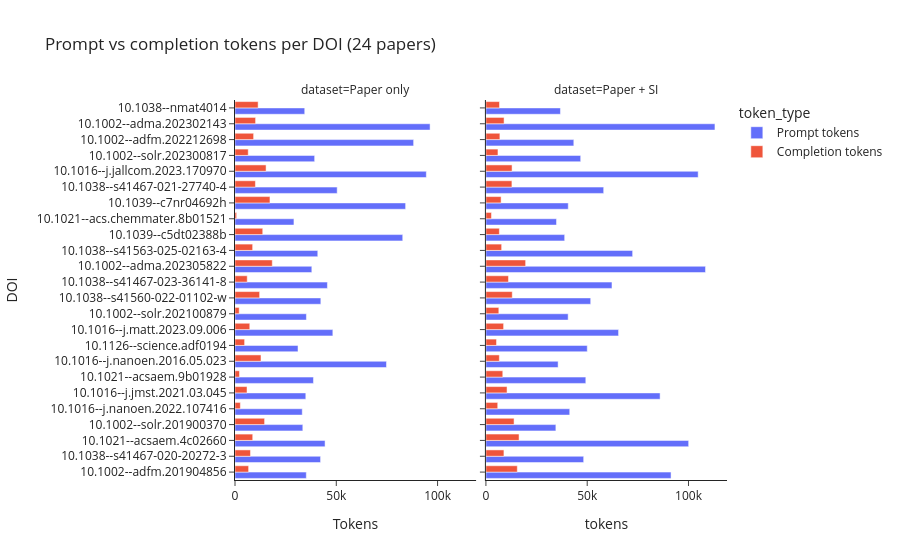

Notebook code cell kept with this figure:
### Code cell
import pandas as pd
import plotly.express as px

# Convert records to DataFrames
paper_tokens = pd.DataFrame(paper_records)
paper_tokens['dataset'] = 'Paper only'

si_tokens = pd.DataFrame(paper_si_records)
si_tokens['dataset'] = 'Paper + SI'

# Keep only DOIs present in both datasets
common_dois = set(paper_tokens['doi']).intersection(set(si_tokens['doi']))

paper_tokens = paper_tokens[paper_tokens['doi'].isin(common_dois)]

si_tokens = si_tokens[si_tokens['doi'].isin(common_dois)]

print(f'Total papers compared: {len(common_dois)}')

# Combine
tokens_df = pd.concat([paper_tokens, si_tokens], ignore_index=True)

# Reshape for plotting
plot_df = tokens_df.melt(
    id_vars=['doi', 'dataset'],
    value_vars=['prompt_tokens', 'completion_tokens'],
    var_name='token_type',
    value_name='tokens',
)

plot_df['token_type'] = plot_df['token_type'].replace(
    {
        'prompt_tokens': 'Prompt tokens',
        'completion_tokens': 'Completion tokens',
    }
)

# Plot
fig = px.bar(
    plot_df,
    x='tokens',
    y='doi',
    color='token_type',
    facet_col='dataset',
    orientation='h',
    barmode='group',
    title=f'Prompt vs completion tokens per DOI ({len(common_dois)} papers)',
)

fig.update_layout(
    height=max(600, len(common_dois) * 35),
    template='simple_white',
    xaxis_title='Tokens',
    yaxis_title='DOI',
)

fig.show()

### Figure 1 — Plotly figure (JSON) as saved in the notebook; plotly's stock layout.template omitted (floating-point values rounded to 4 significant figures)
{"data": [{"alignmentgroup": "True", "hovertemplate": "token_type=Prompt tokens<br>dataset=Paper only<br>tokens=%{x}<br>doi=%{y}<extra></extra>", "legendgroup": "Prompt tokens", "marker": {"color": "#636efa", "pattern": {"shape": ""}}, "name": "Prompt tokens", "offsetgroup": "Prompt tokens", "orientation": "h", "showlegend": true, "textposition": "auto", "type": "bar", "x": [35204, 42240, 44463, 33475, 33197, 34949, 38725, 74779, 31104, 48300, 35253, 42371, 45620, 37921, 40863, 82799, 29094, 84228, 50441, 94450, 39321, 88178, 96301, 34422], "xaxis": "x", "y": ["10.1002--adfm.201904856", "10.1038--s41467-020-20272-3", "10.1021--acsaem.4c02660", "10.1002--solr.201900370", "10.1016--j.nanoen.2022.107416", "10.1016--j.jmst.2021.03.045", "10.1021--acsaem.9b01928", "10.1016--j.nanoen.2016.05.023", "10.1126--science.adf0194", "10.1016--j.matt.2023.09.006", "10.1002--solr.202100879", "10.1038--s41560-022-01102-w", "10.1038--s41467-023-36141-8", "10.1002--adma.202305822", "10.1038--s41563-025-02163-4", "10.1039--c5dt02388b", "10.1021--acs.chemmater.8b01521", "10.1039--c7nr04692h", "10.1038--s41467-021-27740-4", "10.1016--j.jallcom.2023.170970", "10.1002--solr.202300817", "10.1002--adfm.202212698", "10.1002--adma.202302143", "10.1038--nmat4014"], "yaxis": "y"}, {"alignmentgroup": "True", "hovertemplate": "token_type=Prompt tokens<br>dataset=Paper + SI<br>tokens=%{x}<br>doi=%{y}<extra></extra>", "legendgroup": "Prompt tokens", "marker": {"color": "#636efa", "pattern": {"shape": ""}}, "name": "Prompt tokens", "offsetgroup": "Prompt tokens", "orientation": "h", "showlegend": false, "textposition": "auto", "type": "bar", "x": [43388, 36786, 85985, 40595, 49306, 104777, 113060, 38875, 35638, 34852, 91390, 46784, 62229, 100082, 72426, 51726, 41372, 40649, 48253, 108408, 34533, 50028, 65477, 58135], "xaxis": "x2", "y": ["10.1002--adfm.202212698", "10.1038--nmat4014", "10.1016--j.jmst.2021.03.045", "10.1002--solr.202100879", "10.1021--acsaem.9b01928", "10.1016--j.jallcom.2023.170970", "10.1002--adma.202302143", "10.1039--c5dt02388b", "10.1016--j.nanoen.2016.05.023", "10.1021--acs.chemmater.8b01521", "10.1002--adfm.201904856", "10.1002--solr.202300817", "10.1038--s41467-023-36141-8", "10.1021--acsaem.4c02660", "10.1038--s41563-025-02163-4", "10.1038--s41560-022-01102-w", "10.1016--j.nanoen.2022.107416", "10.1039--c7nr04692h", "10.1038--s41467-020-20272-3", "10.1002--adma.202305822", "10.1002--solr.201900370", "10.1126--science.adf0194", "10.1016--j.matt.2023.09.006", "10.1038--s41467-021-27740-4"], "yaxis": "y2"}, {"alignmentgroup": "True", "hovertemplate": "token_type=Completion tokens<br>dataset=Paper only<br>tokens=%{x}<br>doi=%{y}<extra></extra>", "legendgroup": "Completion tokens", "marker": {"color": "#EF553B", "pattern": {"shape": ""}}, "name": "Completion tokens", "offsetgroup": "Completion tokens", "orientation": "h", "showlegend": true, "textposition": "auto", "type": "bar", "x": [6718, 7643, 8747, 14607, 2641, 5932, 2216, 12823, 4739, 7292, 2066, 12153, 6032, 18404, 8711, 13693, 805, 17258, 10077, 15338, 6530, 9186, 10163, 11411], "xaxis": "x", "y": ["10.1002--adfm.201904856", "10.1038--s41467-020-20272-3", "10.1021--acsaem.4c02660", "10.1002--solr.201900370", "10.1016--j.nanoen.2022.107416", "10.1016--j.jmst.2021.03.045", "10.1021--acsaem.9b01928", "10.1016--j.nanoen.2016.05.023", "10.1126--science.adf0194", "10.1016--j.matt.2023.09.006", "10.1002--solr.202100879", "10.1038--s41560-022-01102-w", "10.1038--s41467-023-36141-8", "10.1002--adma.202305822", "10.1038--s41563-025-02163-4", "10.1039--c5dt02388b", "10.1021--acs.chemmater.8b01521", "10.1039--c7nr04692h", "10.1038--s41467-021-27740-4", "10.1016--j.jallcom.2023.170970", "10.1002--solr.202300817", "10.1002--adfm.202212698", "10.1002--adma.202302143", "10.1038--nmat4014"], "yaxis": "y"}, {"alignmentgroup": "True", "hovertemplate": "token_type=Completion tokens<br>dataset=Paper + SI<br>tokens=%{x}<br>doi=%{y}<extra></extra>", "legendgroup": "Completion tokens", "marker": {"color": "#EF553B", "pattern": {"shape": ""}}, "name": "Completion tokens", "offsetgroup": "Completion tokens", "orientation": "h", "showlegend": false, "textposition": "auto", "type": "bar", "x": [6897, 6704, 10427, 6367, 8324, 12903, 8960, 6631, 6626, 2736, 15490, 5943, 11138, 16362, 7758, 12997, 5824, 7496, 8893, 19602, 13890, 5228, 8726, 12832], "xaxis": "x2", "y": ["10.1002--adfm.202212698", "10.1038--nmat4014", "10.1016--j.jmst.2021.03.045", "10.1002--solr.202100879", "10.1021--acsaem.9b01928", "10.1016--j.jallcom.2023.170970", "10.1002--adma.202302143", "10.1039--c5dt02388b", "10.1016--j.nanoen.2016.05.023", "10.1021--acs.chemmater.8b01521", "10.1002--adfm.201904856", "10.1002--solr.202300817", "10.1038--s41467-023-36141-8", "10.1021--acsaem.4c02660", "10.1038--s41563-025-02163-4", "10.1038--s41560-022-01102-w", "10.1016--j.nanoen.2022.107416", "10.1039--c7nr04692h", "10.1038--s41467-020-20272-3", "10.1002--adma.202305822", "10.1002--solr.201900370", "10.1126--science.adf0194", "10.1016--j.matt.2023.09.006", "10.1038--s41467-021-27740-4"], "yaxis": "y2"}], "layout": {"annotations": [{"font": {}, "showarrow": false, "text": "dataset=Paper only", "x": 0.245, "xanchor": "center", "xref": "paper", "y": 1, "yanchor": "bottom", "yref": "paper"}, {"font": {}, "showarrow": false, "text": "dataset=Paper + SI", "x": 0.755, "xanchor": "center", "xref": "paper", "y": 1, "yanchor": "bottom", "yref": "paper"}], "autosize": true, "barmode": "group", "legend": {"title": {"text": "token_type"}, "tracegroupgap": 0}, "title": {"text": "Prompt vs completion tokens per DOI (24 papers)"}, "xaxis": {"anchor": "y", "autorange": true, "domain": [0, 0.49], "range": [0, 119000.0], "title": {"text": "Tokens"}, "type": "linear"}, "xaxis2": {"anchor": "y2", "autorange": true, "domain": [0.51, 1], "matches": "x", "range": [0, 119000.0], "title": {"text": "tokens"}, "type": "linear"}, "yaxis": {"anchor": "x", "autorange": true, "domain": [0, 1], "range": [-0.5, 23.5], "title": {"text": "DOI"}, "type": "category"}, "yaxis2": {"anchor": "x2", "autorange": true, "domain": [0, 1], "matches": "y", "range": [-0.5, 23.5], "showticklabels": false, "type": "category"}}}
